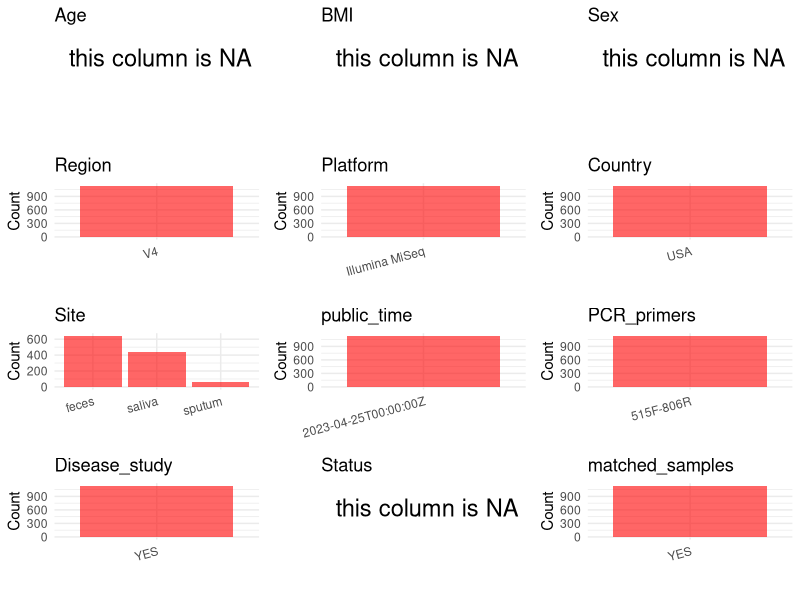

Source code (R): (Note: this script raises an error after producing the figure.)
## ---- chunk 1
# Load necessary libraries
library(dplyr)
library(ggplot2)
library(cowplot)
library(stringr)

# Set working directory (update this path to your local directory)
setwd("/home/hby/oral_project/PRJNA847970")

# Read the initial metadata files
initial_meta <- read.csv("SraRunTable.csv", header = T)

# Combine the two metadata files
# meta <- rbind(initial_meta, initial_meta1)

# Remove entries non-oral samples
# initial_meta <- subset(initial_meta,isolate %in% c("saliva","tongue coat"))

# Check the number of samples containing "HT" in Sample.Name (e.g., healthy controls)
# nrow(subset(meta, grepl("HT", Sample.Name)))

# Display the first few rows of the metadata
head(initial_meta)
## ---- chunk 2
# Create a uniform metadata dataframe
metadata <- data.frame(
  BioProject = initial_meta$BioProject,
  Run = initial_meta$Run,
  sample_name = initial_meta$host_subject_id,
  Platform = initial_meta$Instrument,
  Country = initial_meta$geo_loc_name_country,
  Site = initial_meta$env_medium,
  public_time = initial_meta$ReleaseDate,
  BMI = NA,
  Age = NA,
  Sex = NA,
  Status = NA,
  stringsAsFactors = FALSE
)
## ---- chunk 3
# Add information obtained from the publication
metadata$Region <- "V4"
metadata$PCR_primers <- "515F-806R"
metadata$title <- "Gut and oral microbiota associations with viral mitigation behaviors during the COVID-19 pandemic"
metadata$Disease_study <- "YES"

# extract subject id by remove prefix of sample_name
metadata$subject_id <- metadata$sample_name
all_oral_sites <- c("saliva", "tongue coat", "buccal mucosa", "lower jaw mucosa", "lower labial mucosa", "upper jaw mucosa", "tongue", "buccal", "sputum")
# Check initial data distribution
cat("Initial sample distribution:\n")
table(metadata$subject_id)
table(metadata$Site)

subjects_with_oral_samples <- metadata %>%
  filter(Site %in% all_oral_sites) %>%
  distinct(subject_id) %>%
  pull(subject_id)

metadata_clean <- metadata %>%
  filter(subject_id %in% subjects_with_oral_samples)


sample_counts <- metadata_clean %>%
  group_by(subject_id) %>%
  summarise(n_samples = n(), .groups = "drop")

metadata_clean <- merge(metadata_clean, sample_counts, by = "subject_id")

# Create matched_samples column
metadata_clean$matched_samples <- ifelse(metadata_clean$n_samples >= 2, "YES", "NO")

cat("\nFinal sample distribution after cleaning:\n")
print(table(metadata_clean$Site))
cat("\nFinal sample distribution after cleaning:\n")
print(table(metadata_clean$matched_samples))

metadata_clean$subject_id <- NULL
metadata_clean$n_samples <- NULL

# Use cleaned dataset for subsequent analysis
metadata <- metadata_clean
## ---- chunk 4
# Check the number of unique runs and sample names
print(paste("Number of unique runs:", length(unique(metadata$Run))))
print(paste("Number of unique sample names:", length(unique(metadata$sample_name))))
## ---- chunk 5
# Select columns for visualization
plot_data <- metadata %>%
  select(-BioProject, -Run, -sample_name, -title)

# Function to create simple plots for each column
create_simple_plots <- function(data) {
  plots <- list()

  for (col in colnames(data)) {
    # Check if the column is all NA
    if (all(is.na(data[[col]]))) {
      # Create an empty plot with text indicating all NA
      p <- ggplot() +
        annotate("text", x = 0.5, y = 0.5, label = "this column is NA", size = 6) +
        labs(title = col) +
        theme_void()
    } else if (is.numeric(data[[col]])) {
      # Numeric variable: histogram
      p <- ggplot(data, aes(x = .data[[col]])) +
        geom_histogram(fill = "blue", alpha = 0.6, bins = 20, na.rm = TRUE) +
        labs(title = col) +
        theme_minimal()
    } else {
      # Categorical variable: bar plot (remove NA values)
      count_data <- as.data.frame(table(data[[col]], useNA = "ifany"))
      p <- ggplot(count_data, aes(x = reorder(Var1, -Freq), y = Freq)) +
        geom_col(fill = "red", alpha = 0.6) +
        labs(title = col, x = NULL, y = "Count") +
        theme_minimal() +
        theme(axis.text.x = element_text(angle = 15, hjust = 1))
    }
    plots[[col]] <- p
  }

  return(plots)
}

# Generate and arrange plots
plots <- create_simple_plots(plot_data)
p <- plot_grid(plots$Age,
  plots$BMI,
  plots$Sex,
  plots$Region,
  plots$Platform,
  plots$Country,
  plots$Site,
  plots$public_time,
  plots$PCR_primer,
  plots$Disease_study,
  plots$Status,
  plots$matched_samples, # add
  ncol = 3, align = "hv", axis = "lb"
)
ggsave("Metadata_Summary.png", plot = p, width = 8, height = 6, dpi = 150)
## ---- chunk 6
knitr::include_graphics("Metadata_Summary.png")
## ---- chunk 7
# Reorder columns to match the desired format
metadata <- metadata[, c(
  "BioProject", "Run", "sample_name", "Age", "BMI", "Sex",
  "Region", "Platform", "Country", "Site", "public_time",
  "PCR_primers", "title", "Disease_study", "Status", "matched_samples"
)]

# Export the uniform metadata to a CSV file
write.csv(metadata, file = "metadata.csv", quote = FALSE)
head(metadata)
